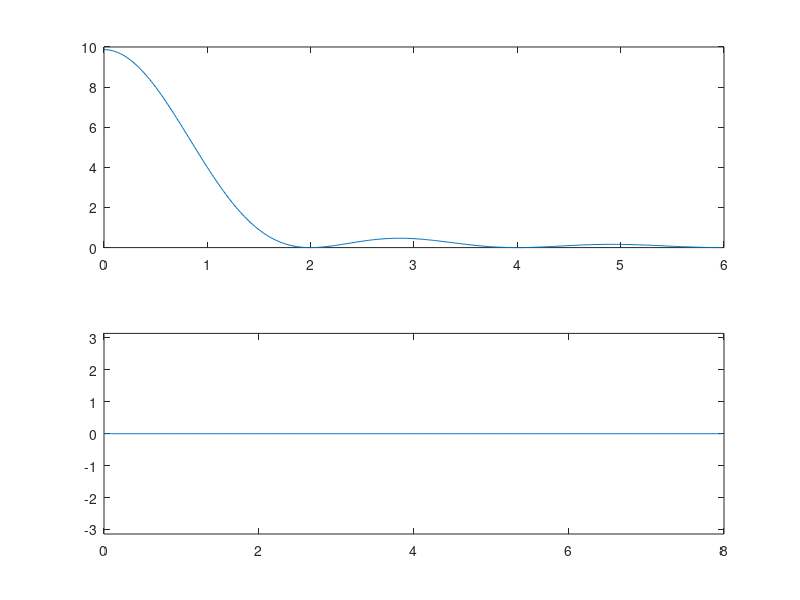
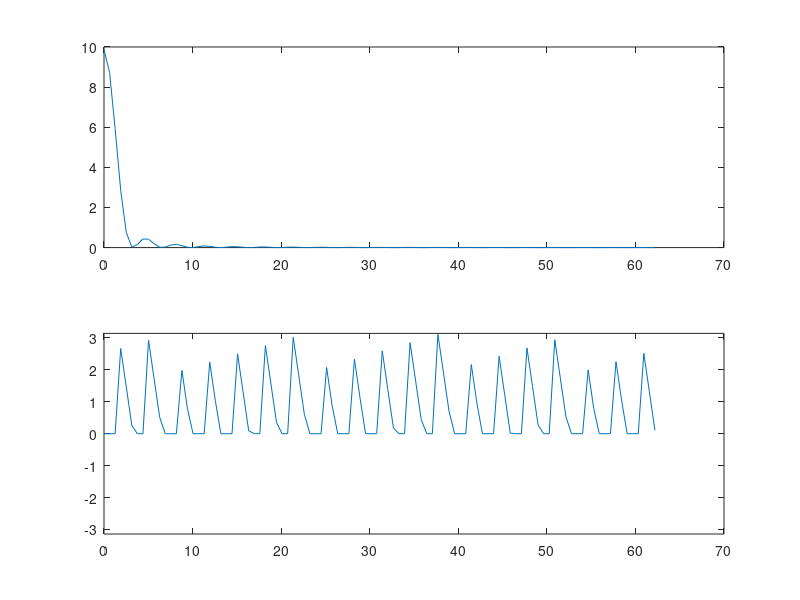

Source code (MATLAB) for these figures, in order:
%三、1.
%数值计算法
clear,clc
figure(1)
g=@(t)(t+pi).*(t>-pi&t<0)+(-t+pi).*(t>=0&t<pi);
for i=1:2000
    w(i)=(i-1)/50;
    F=@(x)g(x).*exp(-1j*w(i).*x);
    G(i)=quad(F,-pi,pi);
end

subplot(2,1,1);
plot(w(1:300),abs(G(1:300)));
subplot(2,1,2);

%由于angle函数会将实部虚部都为0的位置认定为pi，需要将所有an=0对应的相位置零
angleG=angle(G(1:400));
for i=1:3
    angleG(2*i*50+1)=0;
end

plot(w(1:400),angleG);
ylim([-pi,pi]);

%DFT法
figure(2)
fs=1000;
N=10000;
t=1:N;
w2=(t-1)*0.2*pi;
time=(0:N-1)/fs;   
gd=g(time-pi);

n=2^nextpow2(N);
Gfft=fft(gd,n)/fs;
absGfft=abs(Gfft(1:100));
angleGfft=angle(Gfft(1:100));
for i=1:100
    if angleGfft(i)<10^(-14)
        %修正angle函数带来的误差
        angleGfft(i)=0;
    end
end

subplot(2,1,1);
plot(w2(1:100),absGfft);
subplot(2,1,2);
plot(w2(1:100),angleGfft);
ylim([-pi,pi]);